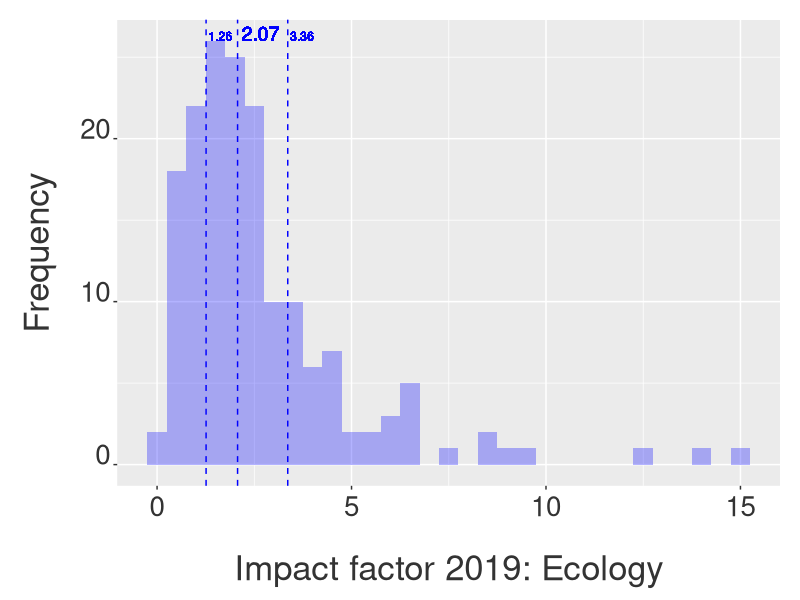

The R script that drew this image: (Note: this script raises an error after producing the figure.)
################################################################################
##### Impact factor analysis of the journals classified as "Ecology" (JCR)
##### and "Biodiversity" (CAPES).
##### Ecological Synthesis Lab: https://marcomellolab.wordpress.com.
##### Author: Marco Mello.
##### See README for further info:
##### https://github.com/marmello77/ImpactFactor/blob/master/README.md
################################################################################


################################################################################
##### Get ready
################################################################################


setwd(dirname(rstudioapi::getActiveDocumentContext()$path))

rm(list= ls())

library(ggplot2)
library(plyr)
library(RColorBrewer)
library(reshape2)
library(tidyverse)


################################################################################
##### Ecology
################################################################################


jcreco = read.csv("data/jcr ecology 2019.csv", na = "Not Available",
                  skip = 1, header = T)

neco<-dim(jcreco)[1]
jcreco<-jcreco[1:(neco-2),]

head(jcreco)
tail(jcreco)
colnames(jcreco)
str(jcreco)
dim(jcreco)
sum(is.na(jcreco))

jcreco.med <- summarise(jcreco, 
                        IFmedian = median(Journal.Impact.Factor, na.rm = T))
jcreco.med
eco.med = round(jcreco.med[1,1], digits = 2)
eco.med

jcreco.qua1 <- summarise(jcreco, 
                         IFqua1 = quantile(Journal.Impact.Factor, na.rm = T))
class(jcreco.qua1)
head(jcreco.qua1)
str(jcreco.qua1)
eco.qua1 = round(jcreco.qua1[2,1], digits = 2)
eco.qua1

jcreco.qua2 <- summarise(jcreco, 
                         IFqua2 = quantile(Journal.Impact.Factor, na.rm = T))
class(jcreco.qua2)
head(jcreco.qua2)
str(jcreco.qua2)
eco.qua2 = round(jcreco.qua2[4,1], digits = 2)
eco.qua2

p1 = ggplot(jcreco, aes(x=Journal.Impact.Factor)) +
  geom_histogram(binwidth=.5, alpha=.3, fill = "blue", position="identity") +
  xlab("Impact factor 2019: Ecology") + 
  ylab("Frequency") +
  theme(axis.text.x = element_text(colour="grey20",size=20,
                                   angle=0,hjust=.5,vjust=.5,face="plain"),
        axis.text.y = element_text(colour="grey20",size=20,
                                   angle=0,hjust=1,vjust=0,face="plain"),
        axis.title.x = element_text(colour="grey20",size=25,
                                    angle=0,hjust=.5,vjust=0,face="plain"),
        axis.title.y = element_text(colour="grey20",size=25,
                                    angle=90,hjust=.5,vjust=.5,face="plain")) +
  theme(plot.margin = unit(c(0.5,0.5,0.5,0.5),"cm")) +
  theme(axis.title.y=element_text(margin=margin(0,20,0,0)),
        axis.title.x=element_text(margin=margin(20,0,0,0))) +
  geom_vline(data=jcreco.med, aes(xintercept=eco.med),
             linetype="dashed", size=0.5, color = "blue") +
  geom_text(aes(eco.med, 26, label = eco.med, angle = 0, 
                hjust = -0.1, vjust = 0), size = 5, color = "blue") +
  geom_vline(data=jcreco.qua1, aes(xintercept=eco.qua1),
             linetype="dashed", size=0.5, color = "blue") +
  geom_text(aes(eco.qua1, 26, label = eco.qua1, angle = 0, 
                hjust = -0.1, vjust = 0), size = 3, color = "blue") +
  geom_vline(data=jcreco.qua1, aes(xintercept=eco.qua2),
             linetype="dashed", size=0.5, color = "blue") +
  geom_text(aes(eco.qua2, 26, label = eco.qua2, angle = 0,
                hjust = -0.1, vjust = 0), size = 3, color = "blue")

p1
png(filename= "figures/ecology 2019.png", 
    res= 300,  height= 16, 
    width=26, unit="cm")
p1
dev.off()


################################################################################
##### Biodiversity
################################################################################


head(jcreco)
tail(jcreco)

jcroce = read.csv("data/jcr oceanography 2019.csv", na = "Not Available",
                  skip = 1, header = T)
noce<-dim(jcroce)[1]
jcroce<-jcroce[1:(noce-2),]

jcrpla = read.csv("data/jcr plant sciences 2019.csv", na = "Not Available",
                  skip = 1, header = T)
npla<-dim(jcrpla)[1]
jcrpla<-jcrpla[1:(npla-2),]

jcrzoo = read.csv("data/jcr zoology 2019.csv", na = "Not Available",
                  skip = 1, header = T)
nzoo<-dim(jcrzoo)[1]
jcrzoo<-jcrzoo[1:(nzoo-2),]

head(jcroce)
tail(jcroce)
colnames(jcroce)
str(jcroce)
dim(jcroce)
sum(is.na(jcroce))

head(jcrpla)
tail(jcrpla)
colnames(jcrpla)
str(jcrpla)
dim(jcrpla)
sum(is.na(jcrpla))

head(jcrzoo)
tail(jcrzoo)
colnames(jcrzoo)
str(jcrzoo)
dim(jcrzoo)
sum(is.na(jcrzoo))

jcrbio <- rbind(jcreco, jcroce[1:nrow(jcroce),], 
                jcrpla[1:nrow(jcrpla),], jcrzoo[1:nrow(jcrzoo),])

head(jcrbio)
tail(jcrbio)
dim(jcrbio)
names(jcrbio)
nrow(jcrbio)
length(jcrbio$Full.Journal.Title)
sum(nrow(jcreco), nrow(jcroce), nrow(jcrpla), nrow(jcrzoo))

jcrbio$Category <- c(replicate(nrow(jcreco), "Ecology"), 
                     replicate(nrow(jcroce), "Oceanography"), 
                     replicate(nrow(jcrpla), "PlantScience"), 
                     replicate(nrow(jcrzoo), "Zoology"))

jcrbio.med <- ddply(jcrbio, "Category", summarise, 
                    IFmedian = median(Journal.Impact.Factor, na.rm = T))
jcrbio.med

eco.med = round(jcrbio.med[1,2], digits = 2)
oce.med = round(jcrbio.med[2,2], digits = 2)
pla.med = round(jcrbio.med[3,2], digits = 2)
zoo.med = round(jcrbio.med[4,2], digits = 2)

p2 = ggplot(jcrbio, aes(x=Journal.Impact.Factor, fill=Category)) +
  geom_density(alpha=.3, position="identity", color = F) +
  xlab("Impact factor 2019: Biodiversidade Capes") + 
  ylab("Frequency") +
  theme(axis.text.x = element_text(colour="grey20",size=20,angle=0,
                                   hjust=.5,vjust=.5,face="plain"),
        axis.text.y = element_text(colour="grey20",size=20,angle=0,
                                   hjust=1,vjust=0,face="plain"),
        axis.title.x = element_text(colour="grey20",size=25,angle=0,
                                    hjust=.5,vjust=0,face="plain"),
        axis.title.y = element_text(colour="grey20",size=25,angle=90,
                                    hjust=.5,vjust=.5,face="plain")) +
  theme(plot.margin = unit(c(0.5,0.5,0.5,0.5),"cm")) +
  theme(axis.title.y=element_text(margin=margin(0,20,0,0)),
        axis.title.x=element_text(margin=margin(20,0,0,0))) +
  geom_vline(data=jcrbio.med, aes(xintercept=IFmedian,  colour=Category),
             linetype="dashed", size=0.5) +
  geom_text(aes(eco.med, 0.60, label = eco.med, angle = 0, 
                hjust = 0, vjust = 0), size = 3) +
  geom_text(aes(oce.med, 0.62, label = oce.med, angle = 0, 
                hjust = 0, vjust = 0), size = 3) +
  geom_text(aes(pla.med, 0.64, label = pla.med, angle = 0, 
                hjust = 0, vjust = 0), size = 3) +
  geom_text(aes(zoo.med, 0.66, label = zoo.med, angle = 0, 
                hjust = 0, vjust = 0), size = 3)

p2
png(filename= "figures/biodiversity 2019.png", 
    res= 300,  height= 16,
    width=26, unit="cm")
p2
dev.off()


################################### END ########################################
